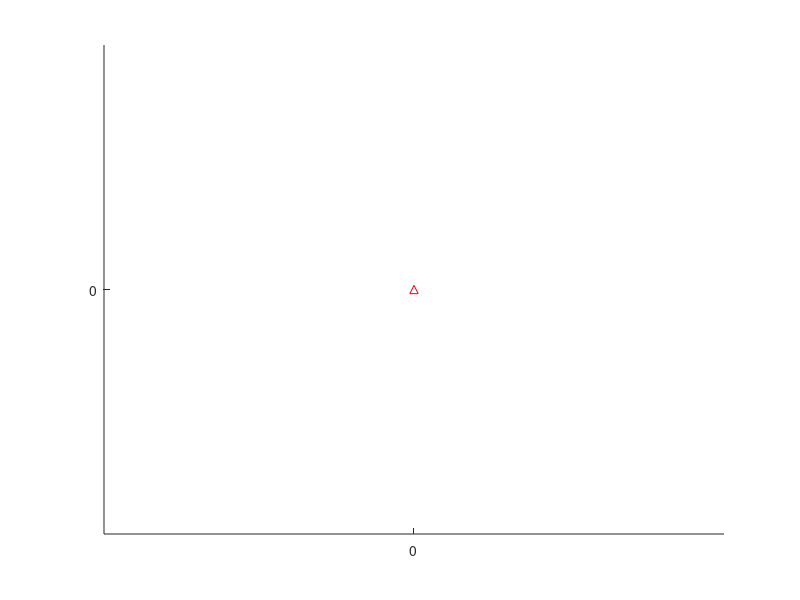

This figure's MATLAB source: (Note: this script raises an error after producing the figure.)
%% Plot waypoints and the vehicle track

figure(1);clf;
hold on;
axis equal;

% Plot waypoints (red is initial waypoint blue are following
plot(0, 0, 'r^');
plot(waypoint_1_east, waypoint_1_north, 'r^');

% Add the boat path
title('Boat position');
plot(east, north);
grid on;
%% Add additional decorations

% Display the L2 vectors
for i=1:20:length(north)
    plot (east(i), north(i), 'bo');
    plot ([east(i) east(i)+L2(i,2)], [north(i) north(i)+L2(i,1)], 'm-');
end

for i=1:20:length(velocity)
    plot ([east(i) east(i)+velocity(i,2)], [north(i) north(i)+velocity(i,1)], 'g-');
end


%% Plot the vehicle commands
figure(2);clf;
subplot(3,1,1);
plot(rudder_command);
title('Commanded rudder position');

subplot(3,1,2);
plot(throttle_command);
title('Commanded throttle');

subplot(3,1,3);
plot(ballast_command);
title('Commanded tray angle');